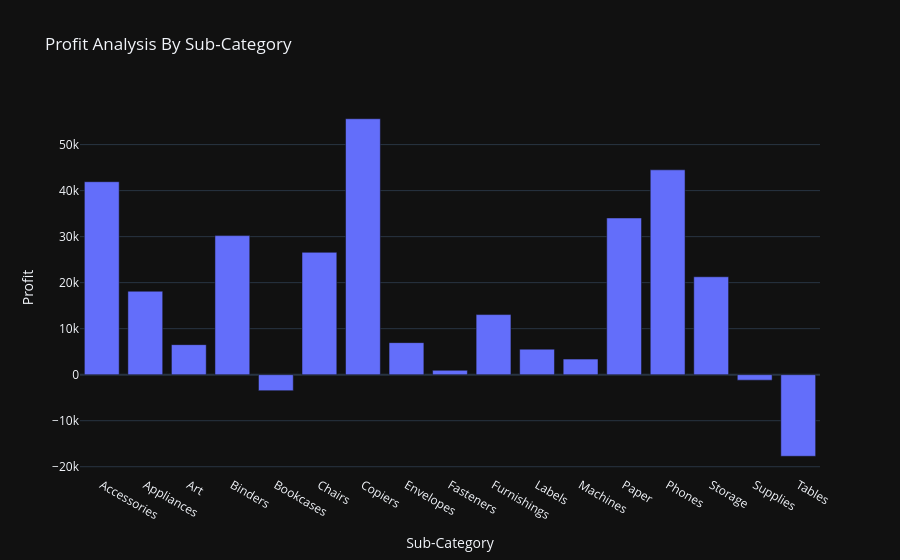

The cell this chart's notebook holds for it:
### Markdown cell above
# Profit Analysis by sub - category

### Code cell
profit_by_subcategory = data.groupby("Sub-Category")["Profit"].sum().reset_index()nm
fig = px.bar(profit_by_subcategory, x = "Sub-Category",
             y = "Profit",
             title= "Profit Analysis By Sub-Category")
fig.show()

### Figure 1 — Plotly figure (JSON) as saved in the notebook; plotly's stock layout.template omitted (floating-point values rounded to 4 significant figures)
{"data": [{"hovertemplate": "Sub-Category=%{x}<br>Profit=%{y}<extra></extra>", "legendgroup": "", "marker": {"color": "#636efa", "pattern": {"shape": ""}}, "name": "", "orientation": "v", "showlegend": false, "textposition": "auto", "type": "bar", "x": ["Accessories", "Appliances", "Art", "Binders", "Bookcases", "Chairs", "Copiers", "Envelopes", "Fasteners", "Furnishings", "Labels", "Machines", "Paper", "Phones", "Storage", "Supplies", "Tables"], "xaxis": "x", "y": [41940.0, 18140.0, 6528.0, 30220.0, -3473.0, 26590.0, 55620.0, 6964.0, 949.5, 13060.0, 5546.0, 3385.0, 34050.0, 44520.0, 21280.0, -1189.0, -17730.0], "yaxis": "y"}], "layout": {"barmode": "relative", "legend": {"tracegroupgap": 0}, "title": {"text": "Profit Analysis By Sub-Category"}, "xaxis": {"anchor": "y", "domain": [0, 1], "title": {"text": "Sub-Category"}}, "yaxis": {"anchor": "x", "domain": [0, 1], "title": {"text": "Profit"}}}}
